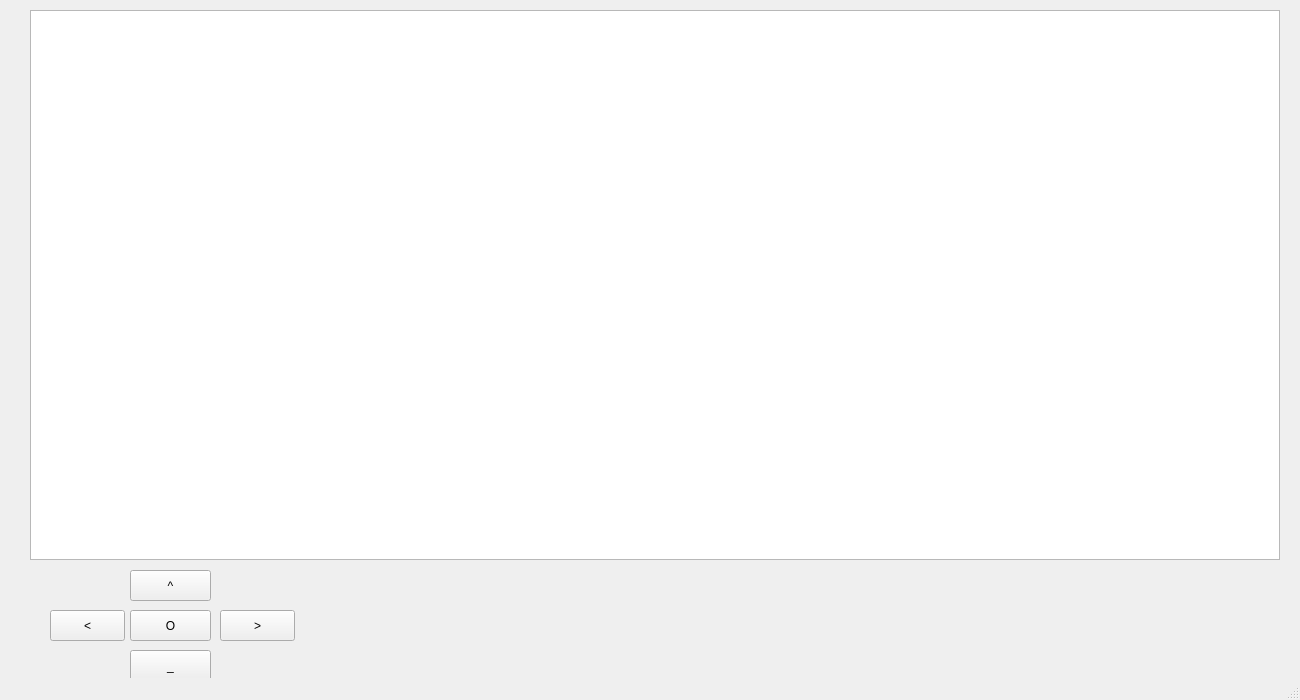
<?xml version="1.0" encoding="UTF-8"?>
<ui version="4.0">
 <class>MainWindow</class>
 <widget class="QMainWindow" name="MainWindow">
  <property name="geometry">
   <rect>
    <x>0</x>
    <y>0</y>
    <width>1300</width>
    <height>700</height>
   </rect>
  </property>
  <property name="windowTitle">
   <string>MainWindow</string>
  </property>
  <widget class="QWidget" name="centralwidget">
   <widget class="QGraphicsView" name="graphicsView">
    <property name="geometry">
     <rect>
      <x>30</x>
      <y>10</y>
      <width>1250</width>
      <height>550</height>
     </rect>
    </property>
   </widget>
   <widget class="QPushButton" name="btn_subir">
    <property name="geometry">
     <rect>
      <x>130</x>
      <y>570</y>
      <width>81</width>
      <height>31</height>
     </rect>
    </property>
    <property name="text">
     <string>^</string>
    </property>
   </widget>
   <widget class="QPushButton" name="btn_bajar">
    <property name="geometry">
     <rect>
      <x>130</x>
      <y>650</y>
      <width>81</width>
      <height>31</height>
     </rect>
    </property>
    <property name="text">
     <string>_</string>
    </property>
   </widget>
   <widget class="QPushButton" name="btn_derecha">
    <property name="geometry">
     <rect>
      <x>220</x>
      <y>610</y>
      <width>75</width>
      <height>31</height>
     </rect>
    </property>
    <property name="text">
     <string>&gt;</string>
    </property>
   </widget>
   <widget class="QPushButton" name="btn_izquierda">
    <property name="geometry">
     <rect>
      <x>50</x>
      <y>610</y>
      <width>75</width>
      <height>31</height>
     </rect>
    </property>
    <property name="text">
     <string>&lt;</string>
    </property>
   </widget>
   <widget class="QPushButton" name="btn_fuego">
    <property name="geometry">
     <rect>
      <x>130</x>
      <y>610</y>
      <width>81</width>
      <height>31</height>
     </rect>
    </property>
    <property name="text">
     <string>O</string>
    </property>
   </widget>
  </widget>
  <widget class="QMenuBar" name="menubar">
   <property name="geometry">
    <rect>
     <x>0</x>
     <y>0</y>
     <width>1300</width>
     <height>21</height>
    </rect>
   </property>
  </widget>
  <widget class="QStatusBar" name="statusbar"/>
 </widget>
 <resources/>
 <connections/>
</ui>
